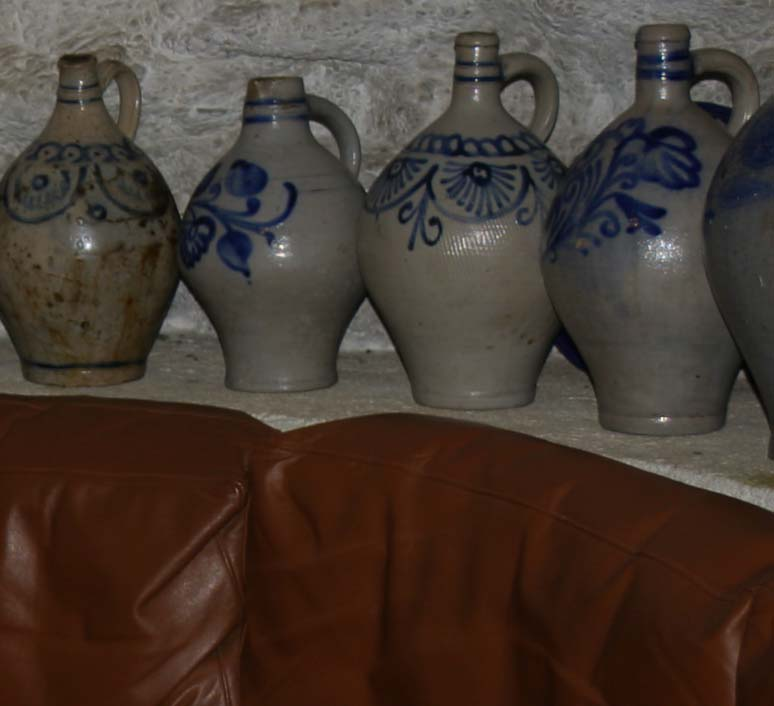
%> input picture assignment_2/Q5/input/flash1.jpg, 774 x 706 px
$ octave --eval "result = MoveImage(imread('../input/flash1.jpg'));"   (GNU Octave 9; MATLAB toolbox functions it lacks are replaced by stand-ins)
%> lines starting %> are read from the running program, lines starting %| are printed output that depends on the picture
function out = MoveImage(in)
    out = imrotate(in, 23.5);
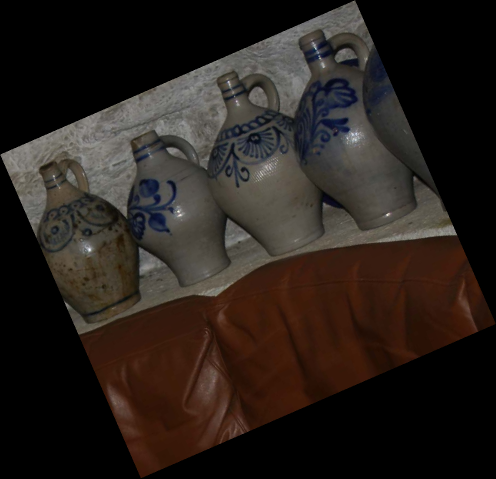
%> out: size 957x992x3 uint8 (shown at 1/2 size); mean R, G, B 40, 32.4, 27.7
    out = imtranslate(out, [-3,0]);
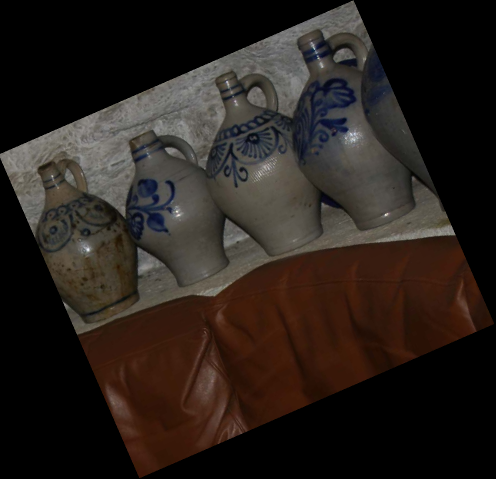
%> out: size 957x992x3 uint8 (shown at 1/2 size); mean R, G, B 40, 32.4, 27.7; mean of the top-left, top-right, bottom-left and bottom-right quarters 46.2, 40.9, 28.2, 18.3

    [M, N] = size(out);
%> M = 957; N = 2976
    [m, n] = size(in);
%> m = 706; n = 2322
    out = imcrop(out, [ceil((N-n+1)/2), ceil((M-m+1)/2), n-1, m-1]);
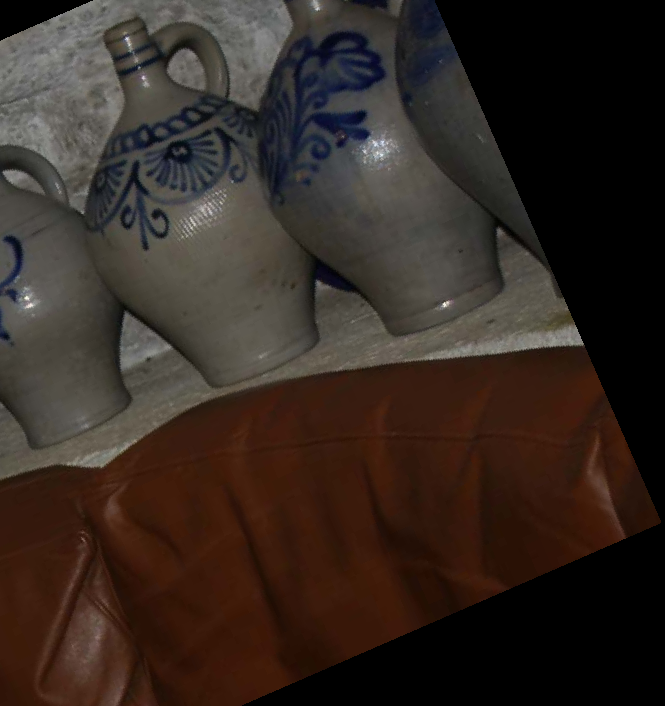
%> out: size 706x665x3 uint8; mean R, G, B 51.8, 40.7, 34.2

    noise = uint8(8 * rand(size(out)));
    out = out +  noise;
    out(out < 0)   = 0;
    out(out > 255) = 255;
end
